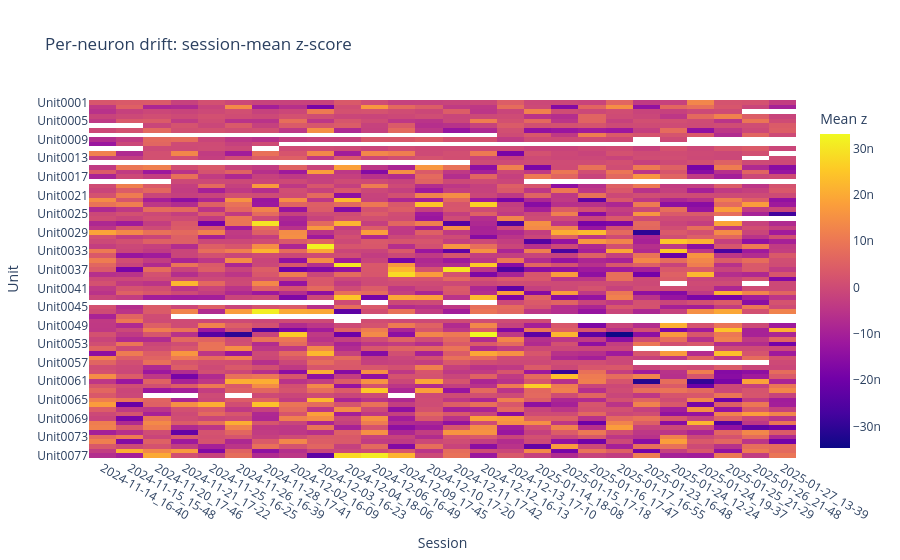

This figure's notebook cell:
### Code cell
fr_units = fr_z_scored.loc[:, fr.columns.str.startswith("Unit")]

Z_unit_session = fr_units.groupby("session_id").mean().T  # Units x Sessions

fig = px.imshow(
    Z_unit_session,
    aspect="auto",
    labels=dict(x="Session", y="Unit", color="Mean z"),
    title="Per-neuron drift: session-mean z-score"
)
fig.update_layout(plot_bgcolor="white", paper_bgcolor="white")
fig.show()

### Figure 1 — Plotly figure (JSON) as saved in the notebook; plotly's stock layout.template omitted (floating-point values rounded to 4 significant figures; data arrays with more than 128 entries replaced by an {"elided": "..."} marker saying what was removed)
{"data": [{"coloraxis": "coloraxis", "hovertemplate": "Session: %{x}<br>Unit: %{y}<br>Mean z: %{z}<extra></extra>", "name": "0", "type": "heatmap", "x": ["2024-11-14_16-40", "2024-11-15_15-48", "2024-11-20_17-46", "2024-11-21_17-22", "2024-11-25_16-25", "2024-11-26_16-39", "2024-11-28_17-41", "2024-12-02_16-09", "2024-12-03_16-23", "2024-12-04_18-06", "2024-12-06_16-49", "2024-12-09_17-45", "2024-12-10_17-20", "2024-12-11_17-42", "2024-12-12_16-13", "2024-12-13_17-10", "2025-01-14_18-08", "2025-01-15_17-18", "2025-01-16_17-47", "2025-01-17_16-55", "2025-01-23_16-48", "2025-01-24_12-24", "2025-01-24_19-37", "2025-01-25_21-29", "2025-01-26_21-48", "2025-01-27_13-39"], "xaxis": "x", "y": ["Unit0001", "Unit0002", "Unit0003", "Unit0004", "Unit0005", "Unit0006", "Unit0007", "Unit0008", "Unit0009", "Unit0010", "Unit0011", "Unit0012", "Unit0013", "Unit0014", "Unit0015", "Unit0016", "Unit0017", "Unit0018", "Unit0019", "Unit0020", "Unit0021", "Unit0022", "Unit0023", "Unit0024", "Unit0025", "Unit0026", "Unit0027", "Unit0028", "Unit0029", "Unit0030", "Unit0031", "Unit0032", "Unit0033", "Unit0034", "Unit0035", "Unit0036", "Unit0037", "Unit0038", "Unit0039", "Unit0040", "Unit0041", "Unit0042", "Unit0043", "Unit0044", "Unit0045", "Unit0046", "Unit0047", "Unit0048", "Unit0049", "Unit0050", "Unit0051", "Unit0052", "Unit0053", "Unit0054", "Unit0055", "Unit0056", "Unit0057", "Unit0058", "Unit0059", "Unit0060", "Unit0061", "Unit0062", "Unit0063", "Unit0064", "Unit0065", "Unit0066", "Unit0067", "Unit0068", "Unit0069", "Unit0070", "Unit0071", "Unit0072", "Unit0073", "Unit0074", "Unit0075", "Unit0076", "Unit0077"], "yaxis": "y", "z": {"elided": "77x26 float values"}}], "layout": {"coloraxis": {"colorbar": {"title": {"text": "Mean z"}}, "colorscale": [[0, "#0d0887"], [0.1111, "#46039f"], [0.2222, "#7201a8"], [0.3333, "#9c179e"], [0.4444, "#bd3786"], [0.5556, "#d8576b"], [0.6667, "#ed7953"], [0.7778, "#fb9f3a"], [0.8889, "#fdca26"], [1, "#f0f921"]]}, "paper_bgcolor": "white", "plot_bgcolor": "white", "title": {"text": "Per-neuron drift: session-mean z-score"}, "xaxis": {"anchor": "y", "domain": [0, 1], "title": {"text": "Session"}}, "yaxis": {"anchor": "x", "autorange": "reversed", "domain": [0, 1], "title": {"text": "Unit"}}}}
